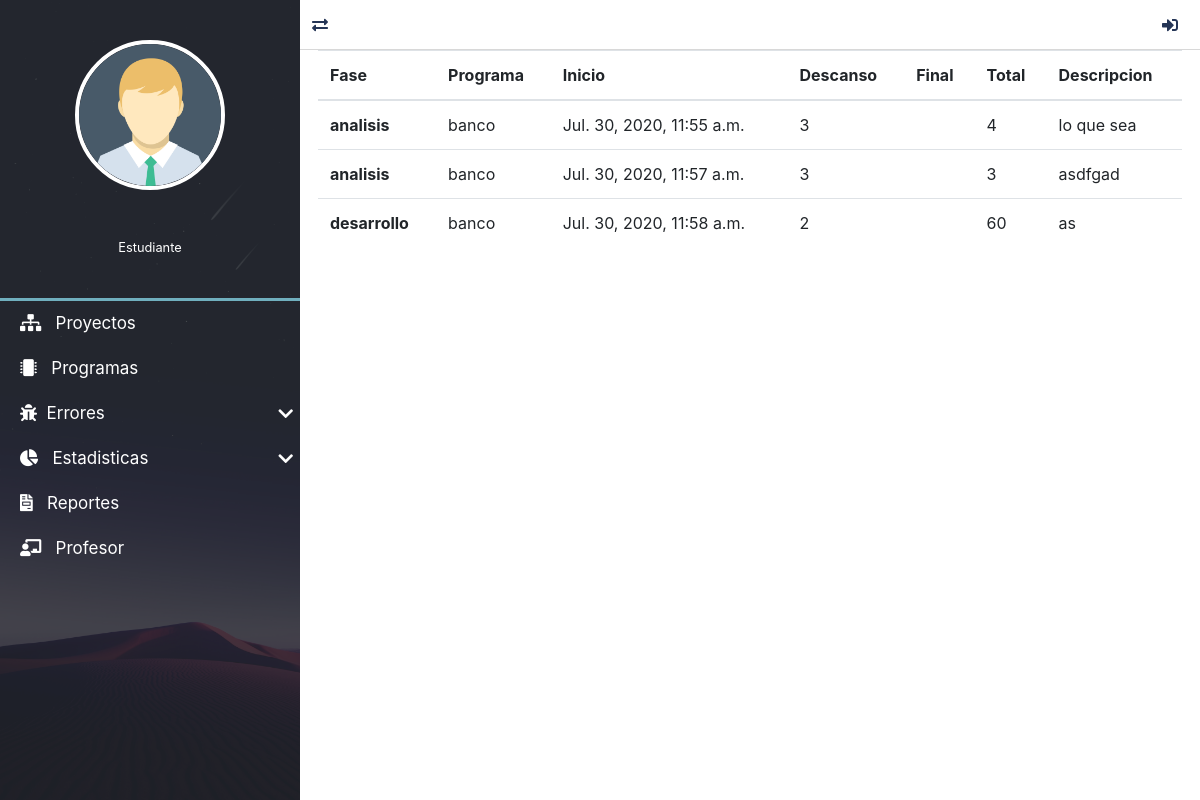
/registroTiempos/lista/1, run on the app's committed database.
### registroTiempos/models.py (models this page shows, shortened)
class RegistroTiempo(models.Model):
    id_fase = models.ForeignKey("mainApp.Fase", verbose_name="Fase", on_delete=models.CASCADE)
    id_programa = models.ForeignKey("programas.Programa", verbose_name="proyecto", on_delete=models.CASCADE)
    fecha_inicio = models.DateTimeField(verbose_name="Fecha de inicio")
    interrupciones = models.IntegerField(verbose_name="Interrupciones", null=True, blank=True)
    fecha_final = models.DateTimeField(verbose_name="Fecha de finalización", null=True, blank=True)
    tiempo_total = models.IntegerField(verbose_name="Timpo tota(Delta)", null=True, blank=True)
    comentarios = models.TextField(verbose_name="Comentarios", null=True, blank=True)
    class Meta:
        verbose_name = "Registro de tiempo"
        verbose_name_plural = "Registro de tiempos"
        ordering = ['fecha_inicio', 'tiempo_total']

### mainApp/models.py (models this page shows)
class Fase(models.Model):
    nombre = models.CharField(verbose_name="Nombre", max_length=200)
    descripcion = models.TextField(verbose_name="Descripción")
    class Meta:
        verbose_name = "Fase"
        verbose_name_plural = "Fases"
        ordering = ['nombre']
    def __str__(self):
        return self.nombre

### programas/models.py (models this page shows)
class Programa(models.Model):
    id_usuario = models.ForeignKey(settings.AUTH_USER_MODEL, verbose_name="usuario", on_delete=models.CASCADE)
    id_proyecto = models.ForeignKey("proyectos.Proyecto", verbose_name="proyecto", on_delete=models.CASCADE)
    nombre = models.CharField(verbose_name="Nombre", max_length=200)
    descripcion = models.TextField(verbose_name="Descripción")
    id_lenguaje = models.ForeignKey("mainApp.Lenguaje", verbose_name="lenguaje", on_delete=models.CASCADE)
    id_medida = models.ForeignKey("mainApp.Medida", verbose_name="medida", on_delete=models.CASCADE)
    fecha_creacion = models.DateTimeField(auto_now_add=True, verbose_name="Fecha de creación")
    fecha_actualizacion = models.DateTimeField(auto_now=True, verbose_name="Fecha de edición")
    fecha_finalizacion = models.DateTimeField(verbose_name="Fecha de finalización", null=True, blank=True)
    class Meta:
        verbose_name = "Programa"
        verbose_name_plural = "Programas"
        ordering = ['nombre', 'fecha_creacion']
    def __str__(self):
        return self.nombre

### registroTiempos/views.py (the view)
# urls.py: path('lista/<int:pk>', TiemposListView.as_view(), name='lista_tiempos'),
class TiemposListView(ListView):
    model = RegistroTiempo
    template_name = "registrotiempos_list.html"
    def get_context_data(self, **kwargs):
        context = super().get_context_data(**kwargs)
        context["pk"] = Programa.objects.get(id=self.kwargs.get('pk'))
        return context

### mainApp/context_processors.py (called while the page is built)
def get_programasDeUsuario(request):
    programas= Programa.objects.all()
    return {'lista_programas':programas}

def get_lenguajes(request):
    lenguajes = Lenguaje.objects.all()
    return {'lista_lenguajes':lenguajes}

def get_medidas(request):
    medidas = Medida.objects.all()
    return {'lista_medidas':medidas}

def get_fases(request):
    fases = Fase.objects.all()
    return {'lista_fases':fases}

def get_tiposdefectos(request):
    tipos_defectos = TiposDefecto.objects.all()
    return {'lista_tipos_defectos':tipos_defectos}

### proyectos/context_processors.py (called while the page is built)
def get_proyecto(request):
    proyecto= Proyecto.objects.values_list('id','nombre','id_proceso' ,'descripcion', 'fechaInicio')
    return {
        'proyectos':proyecto
    }

### registroTiempos/templates/registroTiempos/registrotiempo_list.html (shortened to what this page needs)
{% extends 'layouts/layout.html' %}
{% block content %}
<table class="table">
    <thead>
        <tr>
            <th scope="col">Fase</th>
            <th scope="col">Programa</th>
            <th scope="col">Inicio</th>
            <th scope="col">Descanso</th>
            <th scope="col">Final</th>
            <th scope="col">Total</th>
            <th scope="col">Descripcion</th>
        </tr>
    </thead>
    <tbody>
        {% for tiempo in object_list %}
            <th scope="row">{{tiempo.id_fase}}</th>
            <td>{{tiempo.id_programa}}</td>
            <td>{{tiempo.fecha_inicio}}</td>
            <td>{{tiempo.interrupciones}}</td>
            <td>{{tiempo.fecha_finalizacion|date}}</td>
            <td>{{tiempo.tiempo_total}}</td>
            <td>{{tiempo.comentarios}}</td>
        {% endfor %}
    </tbody>
</table>
{% endblock content %}

### mainApp/static/dashboar/css/style.css (style rules this page uses)
:root { --color-one: #F5F5F5; --color-two: #24292E; --color-three: #70afbe; --form-color: #14111A; --accent-color: #253556; --border-color: #D8D8D8; }
body,html { width: 100vw; height: 100vh; background-color: var(--color-one); color: #333; font-size: 16px; }

### mainApp/static/css/style.css (style rules this page uses)
:root { --fondo: url("../img/fondoLogin.png"); --porsentaje-borde-radius: 5%; --px-borde-radius: 4px; --bac-color: #70afbe; --shadow-box: 0px 4px 18px 3px rgba(0,0,0,0.75);; }

### data on the page
RegistroTiempo: id_fase "analisis", id_programa "banco", fecha_inicio "Jul. 30, 2020, 11:55 a.m.", interrupciones "3", tiempo_total "4", comentarios "lo que sea"
RegistroTiempo: id_fase "analisis", id_programa "banco", fecha_inicio "Jul. 30, 2020, 11:57 a.m.", interrupciones "3", tiempo_total "3", comentarios "asdfgad"
RegistroTiempo: id_fase "desarrollo", id_programa "banco", fecha_inicio "Jul. 30, 2020, 11:58 a.m.", interrupciones "2", tiempo_total "60", comentarios "as"
